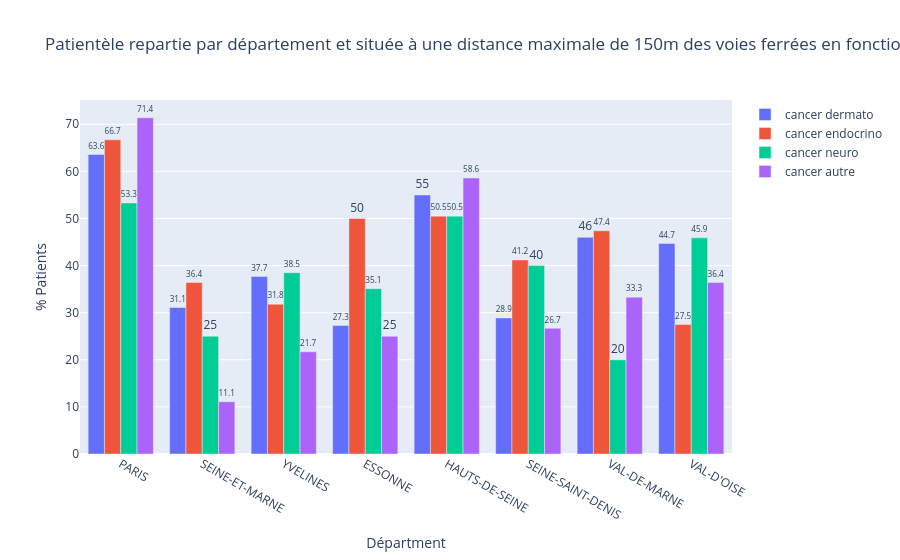

The cell this chart's notebook holds for it:
### Code cell
# Création d'une figure avec des sous-trames
fig =  go.Figure()

# Ajout des bar plots pour chaque périmètre
fig.add_trace(go.Bar(x=gdf_idf_dermato_500m['NOM_DEPT'], y=gdf_idf_dermato_500m['pourcentage'], name='cancer dermato',
                     text=gdf_idf_dermato_500m['pourcentage'].round(1),
                     textposition='outside'))
fig.add_trace(go.Bar(x=gdf_idf_endocrino_500m['NOM_DEPT'], y=gdf_idf_endocrino_500m['pourcentage'], name='cancer endocrino',
                     text=gdf_idf_endocrino_500m['pourcentage'].round(1),
                     textposition='outside'))
fig.add_trace(go.Bar(x=gdf_idf_neuro_500m['NOM_DEPT'], y=gdf_idf_neuro_500m['pourcentage'], name='cancer neuro',
                     text=gdf_idf_neuro_500m['pourcentage'].round(1),
                     textposition='outside'))
fig.add_trace(go.Bar(x=gdf_idf_autre_500m['NOM_DEPT'], y=gdf_idf_autre_500m['pourcentage'], name='cancer autre',
                     text=gdf_idf_autre_500m['pourcentage'].round(1),
                     textposition='outside'))


fig.update_layout(barmode='group', 
                  xaxis=dict(title='Départment'),
                  yaxis=dict(title='% Patients'),
                  title='Patientèle repartie par département et située à une distance maximale de 150m des voies ferrées en fonction de leur groupe pathologique')

fig.show()

### Figure 1 — Plotly figure (JSON) as saved in the notebook; plotly's stock layout.template omitted (floating-point values rounded to 4 significant figures)
{"data": [{"name": "cancer dermato", "text": [63.6, 31.1, 37.7, 27.3, 55, 28.9, 46, 44.7], "textposition": "outside", "type": "bar", "x": ["PARIS", "SEINE-ET-MARNE", "YVELINES", "ESSONNE", "HAUTS-DE-SEINE", "SEINE-SAINT-DENIS", "VAL-DE-MARNE", "VAL-D'OISE"], "y": [63.6, 31.1, 37.7, 27.3, 55, 28.9, 46, 44.7]}, {"name": "cancer endocrino", "text": [66.7, 36.4, 31.8, 50, 50.5, 41.2, 47.4, 27.5], "textposition": "outside", "type": "bar", "x": ["PARIS", "SEINE-ET-MARNE", "YVELINES", "ESSONNE", "HAUTS-DE-SEINE", "SEINE-SAINT-DENIS", "VAL-DE-MARNE", "VAL-D'OISE"], "y": [66.7, 36.4, 31.8, 50, 50.5, 41.2, 47.4, 27.5]}, {"name": "cancer neuro", "text": [53.3, 25, 38.5, 35.1, 50.5, 40, 20, 45.9], "textposition": "outside", "type": "bar", "x": ["PARIS", "SEINE-ET-MARNE", "YVELINES", "ESSONNE", "HAUTS-DE-SEINE", "SEINE-SAINT-DENIS", "VAL-DE-MARNE", "VAL-D'OISE"], "y": [53.3, 25, 38.5, 35.1, 50.5, 40, 20, 45.9]}, {"name": "cancer autre", "text": [71.4, 11.1, 21.7, 25, 58.6, 26.7, 33.3, 36.4], "textposition": "outside", "type": "bar", "x": ["PARIS", "SEINE-ET-MARNE", "YVELINES", "ESSONNE", "HAUTS-DE-SEINE", "SEINE-SAINT-DENIS", "VAL-DE-MARNE", "VAL-D'OISE"], "y": [71.4, 11.1, 21.7, 25, 58.6, 26.7, 33.3, 36.4]}], "layout": {"barmode": "group", "title": {"text": "Patientèle repartie par département et située à une distance maximale de 150m des voies ferrées en fonction de leur groupe pathologique"}, "xaxis": {"title": {"text": "Départment"}}, "yaxis": {"title": {"text": "% Patients"}}}}
